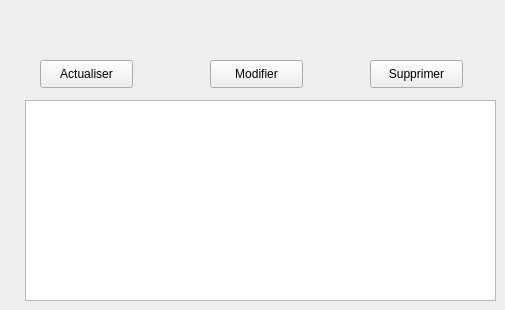
        <widget class="QWidget" name="tab_14">
         <attribute name="icon">
          <iconset resource="images.qrc">
           <normaloff>:/suspect.jpg</normaloff>:/suspect.jpg</iconset>
         </attribute>
         <attribute name="title">
          <string>liste des suspects</string>
         </attribute>
         <widget class="QPushButton" name="pushButton_4">
          <property name="geometry">
           <rect>
            <x>210</x>
            <y>60</y>
            <width>93</width>
            <height>28</height>
           </rect>
          </property>
          <property name="text">
           <string>Modifier</string>
          </property>
         </widget>
         <widget class="QPushButton" name="pushButton_supprimersuspect">
          <property name="geometry">
           <rect>
            <x>370</x>
            <y>60</y>
            <width>93</width>
            <height>28</height>
           </rect>
          </property>
          <property name="text">
           <string>Supprimer</string>
          </property>
         </widget>
         <widget class="QTableView" name="tableView_suspect">
          <property name="geometry">
           <rect>
            <x>25</x>
            <y>100</y>
            <width>471</width>
            <height>201</height>
           </rect>
          </property>
         </widget>
         <widget class="QPushButton" name="pushButton_16">
          <property name="geometry">
           <rect>
            <x>40</x>
            <y>60</y>
            <width>93</width>
            <height>28</height>
           </rect>
          </property>
          <property name="text">
           <string>Actualiser</string>
          </property>
         </widget>
        </widget>
